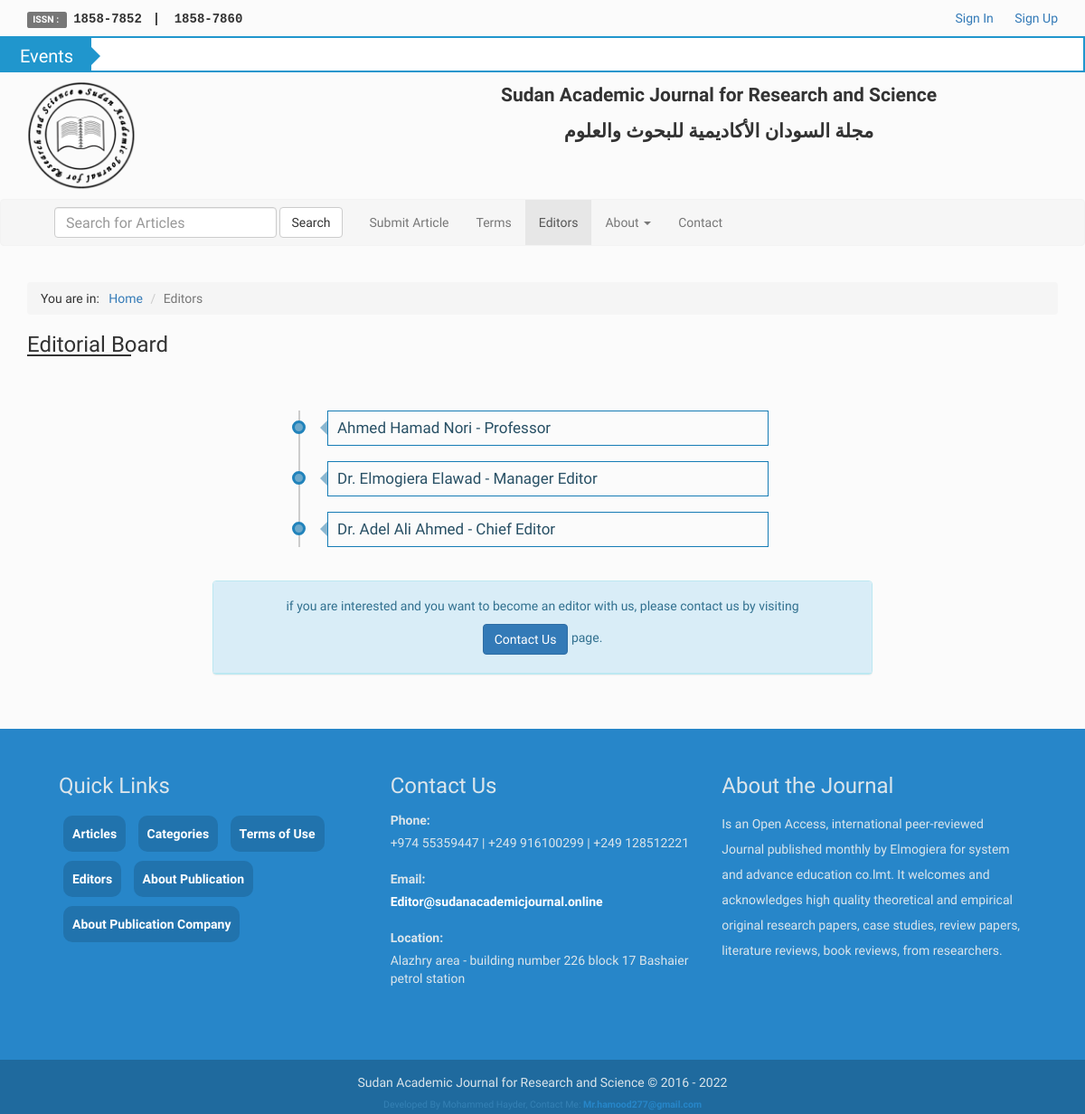
Before: /index?p=editors with the older database file.
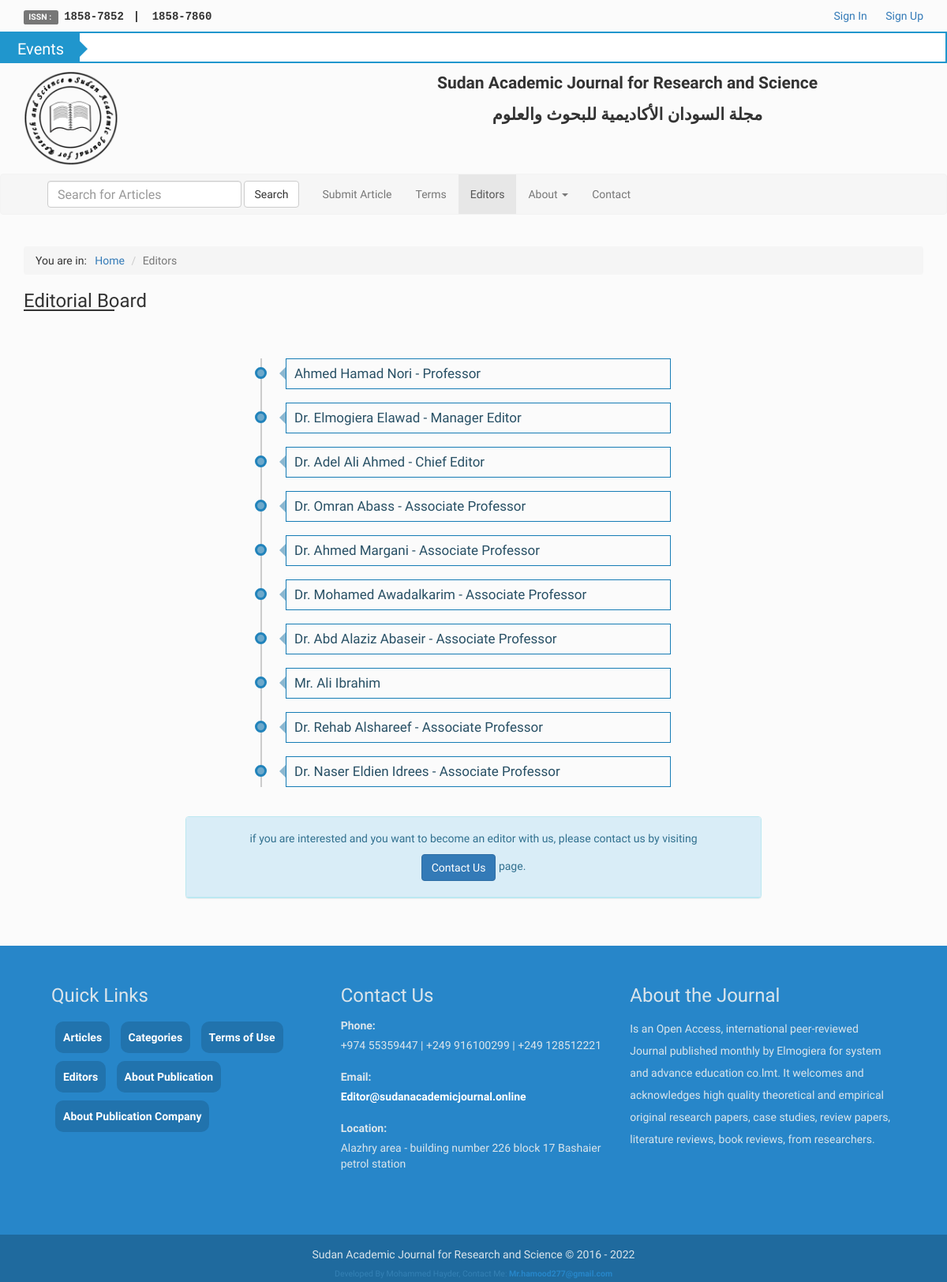
After: the same page with the newer database file.
### tables this page shows
CREATE TABLE `saj_editors` (
  `editor_id` int(11) NOT NULL COMMENT 'The Editor Identification Number',
  `editor_name` varchar(250) NOT NULL COMMENT 'The Editor Name',
  `editor_details` varchar(255) DEFAULT NULL COMMENT 'The Editor Details (Description)'
);

### src/init.php (called while the page is built, shortened)
<?php
$layouts = 'includes/layouts/';
$functions = 'includes/functions/';
require_once $functions . 'public/active-nav-link.php';
require_once $layouts . 'public/header.php';

### src/includes/views/index/editors.php (the view)
<div class="col-sm-12">
  <ol class="breadcrumb">
    <span>You are in:&nbsp;&nbsp;</span>
    <li><a href="index">Home</a></li>
    <li class="active">Editors</li>
  </ol>
  <div class="editors smContainer underline-hover">
    <h3 class="underlined-text">Editorial Board</h3>
    <div class="col-md-6 col-md-offset-3">
      <div class="description">
      <?php
        $stmt = $con->prepare('SELECT * FROM saj_editors');
        $stmt->execute();
        $rows = $stmt->fetchAll();
        if(!empty($rows)) {
          foreach ($rows as $row):
            $eName = $row['editor_name'];
            $eDesc = $row['editor_details']; ?>
            <p><span class="name">
              <?php echo !empty($eDesc) ? $eName .' - '. $eDesc : $eName; ?>
            </span></p>
          <?php endforeach;
        } else { ?>
      </div>
      <h2 class="text-center empty">There Are No Editors Yet.</h2>
      <?php } ?>
    </div>
  </div>
  <div class="clearfix"></div>
  <div class="col-sm-8 col-sm-offset-2">
    <div class="panel panel-info joinUs text-center">
      <div class="panel-heading">
        <p>
          if you are interested and you want to become an editor with us, please contact us by visiting <br>
          <a href="index?p=contact-us" class="btn btn-primary">
            Contact Us
          </a> page.
        </p>
      </div>
    </div>
  </div>
</div>

### src/includes/layouts/public/header.php (shortened to what this page needs)
<!DOCTYPE html>
<html lang="en">
  <head>
    <link href="assets/css/bootstrap.min.css" rel="stylesheet">
    <link href="assets/css/app.css" rel="stylesheet">
  </head>
  <body>
    <header>
      <nav class="topNav">
        <div class="container">
          <div class="issnCode pull-left">
            <label class="label label-default">ISSN : </label>
            <b>1858-7852</b>
            <b>1858-7860</b>
          </div>
        <?php if(!isset($_SESSION['uname'])):?>
          <div class="authLinks pull-right">
            <ul>
              <li><a href="auth?sign=in">Sign In</a></li>
              <li><a href="auth?sign=up">Sign Up</a></li>
            </ul>
          </div>
        <?php endif ?>
        </div>
      </nav>
      <div class="eventsBar">
        <div class="breakingNews" id="events">
          <div class="bn-title">
            <h2>
              <a href="index?p=events">Events</a>
            </h2>
            <span></span>
          </div>
          <ul class="events">
          </ul>
        </div>
      </div>
      <div class="middleHeader">
        <div class="container">
          <div class="row">
            <div class="col-sm-4">
              <div class="logo">
                <a href="index?page=1">
                  <img src="assets/img/logo.png" width="50" alt="Sudan Academic Journal Logo" title="Sudan Academic Journal for Research and Science">
                </a>
              </div>
            </div>
            <div class="col-sm-8">
              <div class="journal-name text-center">
                <p>Sudan Academic Journal for Research and Science</p>
                <p>مجلة السودان الأكاديمية للبحوث والعلوم</p>
              </div>
            </div>
          </div>
        </div>
      </div>
      <div class="mainNav">
        <nav class="navbar navbar-default">
          <div class="container">
            <div class="collapse navbar-collapse" id="bs-example-navbar-collapse-1">
              <form class="navbar-form navbar-left" action="search" method="GET">
                <div class="form-group">
                <input type="search" name="searchFor" class="form-control"
                  placeholder="Search for Articles" dir="auto"
                  <?php
                    echo isset($_GET['searchFor']) && !empty($_GET['searchFor']) ?
                      'value="' .  htmlentities($_GET['searchFor']) . '"' : ''
                  ?>
                >
                </div>
                <button type="submit" class="btn btn-default">Search</button>
              </form>
              <ul class="nav navbar-nav">
                <li class=<?php activeLink('submit-article') ?> ><a href="submit-article">Submit Article</a></li>
                <li class=<?php activeLink('terms') ?> ><a href="index?p=terms">Terms</a></li>
                <li class=<?php activeLink('editors') ?> ><a href="index?p=editors">Editors</a></li>
                <li class="dropdown">
                  <a href="" class="dropdown-toggle" data-toggle="dropdown" role="button" aria-haspopup="true" aria-expanded="false">About&nbsp;<span class="caret"></span></a>
                </li>
                <li class=<?php activeLink('contact-us') ?> ><a href="index?p=contact-us">Contact</a></li>
              </ul>
            </div>
          </div>
        </nav>
      </div>
    </header>
    <section class="content">

### src/includes/functions/public/active-nav-link.php
<?php
  function activeLink($slug) {
    $page = isset($_GET['p']) ? $_GET['p'] : 'index';
    $pagebase = basename($_SERVER["SCRIPT_FILENAME"], '.php');
    if($slug == $page || $slug == $pagebase){echo 'active';}
  }
?>

### index.php (shortened to what this page needs)
<?php
  require_once 'src/init.php'
?>
    <div class="container p">
      <div class="row">
        <?php
        $page = isset($_GET['p']) ? $_GET['p'] : 'index';
        if($page == 'index'):
          require_once $viewsDir . 'index/home.php'
        ?>
        <?php elseif($page == 'terms'):
          require_once $viewsDir . 'index/terms.php'
        ?>
        <?php elseif($page == 'editors'):
          require_once $viewsDir . 'index/editors.php'
        ?>
        <?php elseif($page == 'about-us'):
          require_once $viewsDir . 'index/about-us.php'
        ?>
        <?php elseif($page == 'about-publication'):
          require_once $viewsDir . 'index/about-publication.php'
        ?>
        <?php elseif($page == 'about-the-company'):
          require_once $viewsDir . 'index/about-the-company.php'
        ?>
        <?php elseif($page == 'contact-us'):
          require_once $viewsDir . 'index/contact-us.php'
        ?>
        <?php elseif($page == 'events'):
          require_once $viewsDir . 'index/events.php'
        ?>
        <?php elseif($page == 'issue'):
          require_once $viewsDir . 'index/issue.php'
        ?>
        <?php else:
          require $layoutsDir . 'public/incorrect-page.php'
        ?>
        <?php endif ?>
      </div>
    </div>
    <?php require_once $layoutsDir . 'public/footer.php'; ob_flush() ?>

### src/includes/layouts/public/footer.php (shortened to what this page needs)
    </section>
    <footer>
      <div class="container">
        <div class="row">
          <div class="col-md-4 col-sm-6">
            <div class="footerLinks">
              <h3>Quick Links</h3>
              <ul>
                <li><a href="articles">Articles</a></li>
                <li><a href="categories">Categories</a></li>
                <li><a href="index?p=terms">Terms of Use</a></li>
                <li><a href="index?p=editors">Editors</a></li>
                <li><a href="index?p=about-publication">About Publication</a></li>
                <li><a href="index?p=about-the-company">About Publication Company</a></li>
              </ul>
            </div>
          </div>
          <div class="col-md-4 col-sm-6">
            <div class="footerContact">
              <h3>
                <a href="index?p=contact-us">Contact Us</a>
              </h3>
              <ul>
                <li>
                  <label for="FooterPhone">Phone: </label><br>
                  <span>+974 55359447 |</span>
                  <span>+249 916100299 |</span>
                  <span>+249 128512221</span>
                </li>
                <li>
                  <label for="FooterPhone">Email: </label><br>
                  <span>
                    <a href="mailto:Editor@sudanacademicjournal.online">
                      Editor@sudanacademicjournal.online
                    <a/>
                  </span>
                </li>
                <li>
                  <label for="FooterPhone">Location: </label><br>
                  <span>
                    Alazhry area - building number 226 block 17 Bashaier petrol station
                  </span>
                </li>
              </ul>
            </div>
          </div>
          <div class="col-md-4 col-sm-12">
            <div class="footerAbout">
              <h3>
                <a href="index?p=about-us">About the Journal</a>
              </h3>
              <p>
                Is an Open Access, international peer-reviewed Journal published monthly by Elmogiera for system and advance education co.lmt. It welcomes and acknowledges high quality theoretical and empirical original research papers, case studies, review papers, literature reviews, book reviews, from researchers.
              </p>
            </div>
          </div>
        </div>
      </div>
      <div class="copyrights text-center">
        <p>
          Sudan Academic Journal for Research and Science &copy; 2016 -
          <?php echo date('Y') ?>
        </p>
        <sub>
          Developed By Mohammed Hayder, Contact Me:
          <a style="color:#2786c9;font-weight:bold" href="mailto:Mr.hamood277@gmail.com">
            Mr.hamood277@gmail.com
          </a>
        </sub>
      </div>
    </footer>
  </body>
</html>

### assets/css/app.css (style rules this page uses)
* { font-family: "Raleway", "Cairo", sans-serif; }
* { outline: none !important; }
.p { padding-top: 20px; padding-bottom: 50px; }
.form-group, .form-control { font-size: 16px; }
html, body { display: table; height: 100%; width: 100%; background-color: #fbfbfb; }
h1, h2, h3, h4, h5, h6 { margin: 0; }
footer { display: table-row; }
.topNav { padding: 10px 0 0; }
.issnCode { width: 50%; }
.issnCode label { margin-right: 7px; }
.issnCode b { font-family: monospace, sans-serif; }
.issnCode b:first-of-type:after { display: inline-block; content: "|"; margin: 0 12px; }
.authLinks { width: 50%; text-align: right; }
.authLinks ul li { display: inline-block; }
.authLinks ul li:first-of-type { margin-right: 20px; }
.middleHeader { padding: 10px 0; }
.logo img { width: 120px; height: 120px; }
.journal-name p { font-size: 21px; font-weight: bold; }
.mainNav { position: static; transition: position 0.5s ease-in-out; }
.navbar-default { background-color: #f6f6f6; border-color: #f3f3f3; }
.breakingNews { border-right: 0; }
.breakingNews .bn-title > h2 > a { color: #fff; }
footer { background-color: #2786c9; padding: 20px; }
footer * { color: #dbe5eb; }
footer .container { padding: 50px; }
footer .footerLinks h3, footer .footerContact h3, footer .footerAbout h3 { margin-bottom: 15px; }
footer .footerLinks p, footer .footerContact p, footer .footerAbout p { line-height: 2; }
footer .footerLinks ul, footer .footerContact ul, footer .footerAbout ul { padding-left: 0; }
footer .footerLinks ul li, footer .footerContact ul li, footer .footerAbout ul li { list-style-type: none; }
footer .footerLinks ul li a, footer .footerContact ul li a, footer .footerAbout ul li a { color: #fff; font-weight: bold; }
footer .footerLinks { padding-left: 0; }
footer .footerLinks li, footer .footerLinks li a { display: inline-block; }
footer .footerLinks li a { margin: 5px; padding: 10px; background-color: #2173ad; border-radius: 10px; }
footer .footerContact li { padding-bottom: 20px; }
footer .copyrights { padding: 15px 0 5px; background-color: #1f6a9e; }
footer .copyrights p { margin-bottom: 0; }
footer .copyrights sub { color: #3581b5; }
.description { margin: 20px auto 0; border-left: 2px solid #ccc; padding: 0 20px 0 30px; }
.description p { max-width: 800px; font-family: "Dosis"; text-align: left; font-size: 17px; padding: 10px; margin-bottom: 17px; border: 1px solid #167cb5; line-height: 1; position: relative; }
.description p:before { content: ""; display: block; width: 15px; height: 15px; border-radius: 50%; background-color: #6ea9cb; border: 3px solid #2183bb; position: absolute; top: 10px; left: -40px; }
.description p:after { content: ""; width: 0; height: 0; border-style: solid; border-color: transparent #8bb7d0 transparent transparent; border-width: 8px; position: absolute; left: -17px; top: 10px; }
.description p .name { color: #285065; }
.joinUs { margin: 20px 0 10px; }
.joinUs p { line-height: 2.5; }
.breakingNews { width: 100%; height: 40px; background: #fff; position: relative; border: solid 2px #2096cd; overflow: hidden; }
.breakingNews > .bn-title { width: auto; height: 40px; display: inline-block; background: #2096cd; position: relative; }
.breakingNews > .bn-title > h2 { display: inline-block; margin: 0; padding: 0 20px; line-height: 40px; font-size: 20px; color: #fff; height: 40px; box-sizing: border-box; }
.breakingNews > .bn-title > span { width: 0; position: absolute; right: -10px; top: 10px; height: 0; border-style: solid; border-width: 10px 0 10px 10px; border-color: transparent transparent transparent #2096cd; }
.breakingNews > ul { padding: 0; margin: 0; list-style: none; position: absolute; left: 210px; top: 0; right: 40px; height: 40px; font-size: 16px; }
.underlined-text { position: relative; margin-bottom: 40px; }
.underlined-text:before { position: absolute; content: ""; display: block; background-color: #333; height: 2px; width: 115px; bottom: 0; transition: width 0.3s ease-in-out; }

Changed rows visible on the page:
added saj_editors: editor_name "Dr. Omran Abass", editor_details "Associate Professor"
added saj_editors: editor_name "Dr. Ahmed Margani", editor_details "Associate Professor"
added saj_editors: editor_name "Dr. Mohamed Awadalkarim", editor_details "Associate Professor"
added saj_editors: editor_name "Dr. Abd Alaziz Abaseir", editor_details "Associate Professor"
added saj_editors: editor_name "Mr. Ali Ibrahim"
added saj_editors: editor_name "Dr. Rehab Alshareef", editor_details "Associate Professor"
added saj_editors: editor_name "Dr. Naser Eldien Idrees", editor_details "Associate Professor"
